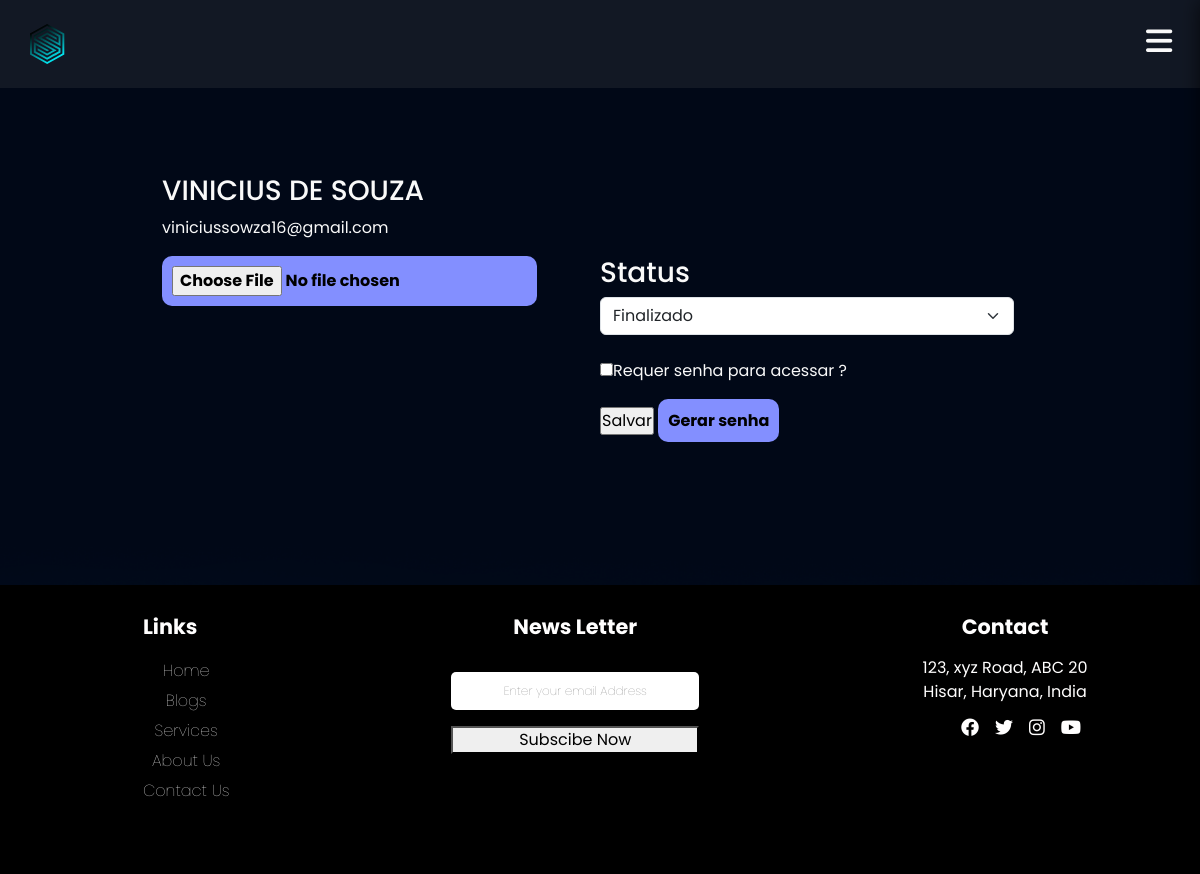
/empresarial/exame_cliente/26 (signed in), run on the app's committed database.
### exames/models.py (models this page shows, shortened)
class SolicitacaoExame(models.Model):
    choice_status = (
        ('E', 'Em análise'),
        ('F', 'Finalizado')
    )
    usuario = models.ForeignKey(User, on_delete=models.DO_NOTHING)
    exame = models.ForeignKey(TiposExames, on_delete=models.DO_NOTHING)
    status = models.CharField(max_length=2, choices=choice_status)
    resultado = models.FileField(upload_to="resultados", null=True, blank=True)
    requer_senha = models.BooleanField(default=False)
    senha = models.CharField(max_length=6, null=True, blank=True)

### empresarial/views.py (the view)
# urls.py: path('exame_cliente/<int:exame_id>', views.exame_cliente, name="exame_cliente"),
@staff_member_required
def exame_cliente(request, exame_id):
    exame = SolicitacaoExame.objects.get(id=exame_id)
    return render(request, 'exame_cliente.html', {'exame': exame})

### empresarial/templates/exame_cliente.html (shortened to what this page needs)
{% extends "bases/base.html" %}
{% load static %}
{% block 'head' %}
    <link href="{% static 'exames/css/css.css' %}" rel="stylesheet">
    <link href="{% static 'exames/css/gerenciar_pedidos.css' %}" rel="stylesheet">
    <link href="{% static 'exames/css/gerenciar_exames.css' %}" rel="stylesheet">
{% endblock 'head' %}
{% block 'conteudo' %}
    <br>
    <div class="container">
        <div class="row">
        <h3 class="font-destaque">{{exame.usuario.get_full_name}}</h3>
        <p>{{exame.usuario.email}}</p>
        <br>
        <div class="row">
            <div class="col-md-6">
                <form action="{% url "alterar_dados_exame" exame.id %}" method="POST" enctype="multipart/form-data">{% csrf_token %}
                    <input type="FILE" value="Alterar PDF" class="btn-secundario" name="resultado">
                    <br>
                    <br>
            </div>
            <div class="col-md-6">
                <h3>Status</h3>
                <select name="status" id="" class="form-select">
                    <option style="color: black;" {% if exame.status == "F" %}selected{% endif %} value="F">Finalizado</option>
                </select>
                <br>
                <input type="checkbox" name="requer_senha" id="" {% if exame.requer_senha %}checked{% endif %}><label for="">Requer senha para acessar ?</label>
                <br>
                <br>
                <input type="submit" value="Salvar" class="btn-default">
                <a style="text-decoration: none;" href="{% url "gerar_senha" exame.id %}" class="btn-secundario">Gerar senha</a>
            </div>
        </div>
    </div>
{% endblock 'conteudo' %}

### templates/static/geral/css/base.css (style rules this page uses)
body { margin: 0; background-color: #343541; color: #f9f9f9; font-family: "Euclid Circular A", "Poppins"; }
* { box-sizing: border-box; }
* { margin: 0; padding: 0; box-sizing: border-box; font-family: 'Poppins', sans-serif; }

### templates/static/exames/css/css.css (style rules this page uses)
body { background-image: url('/static/geral/img/bg2.png'); background-size: cover; }
.btn-secundario { background-color: #838FFF; color: black; padding: 10px; font-weight: bold; border: none; border-radius: 10px; }

### data on the page
SolicitacaoExame: usuario.get_full_name "VINICIUS DE SOUZA", usuario.email "viniciussowza16@gmail.com", status "Finalizado"
